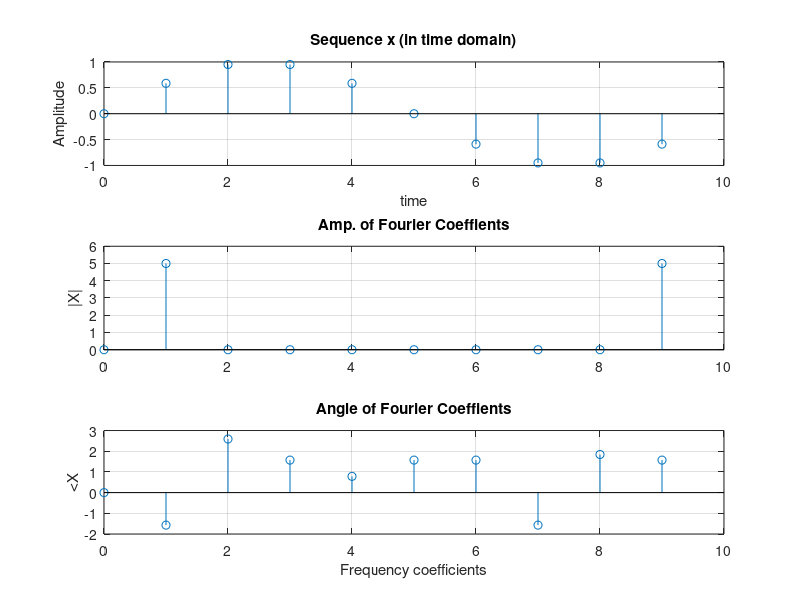

Recreate this plot in MATLAB.
clc
clear
close all

x = [0 0.5878 0.9511 0.9511 0.5878 0 -0.5878 -0.9511 -0.9511 -0.5878];
X = [];

N=length(x);

for k=1:N
    X(k)=0;
    for n=1:N
        X(k)=X(k)+ x(n).*exp(-1j.*2.*pi.*(n-1).*(k-1)./N);
    end
end

f=0:N-1;
subplot(311)
stem(0:N-1,x)
title('Sequence x (in time domain)')
xlabel('time')
ylabel('Amplitude')
grid;

subplot(312);
stem(f,abs(X));
title('Amp. of Fourier Coeffients');
ylabel('|X|')
grid on;

subplot(313);
stem(f,angle(X));
title('Angle of Fourier Coeffients');
xlabel('Frequency coefficients');
ylabel('<X');
grid on;